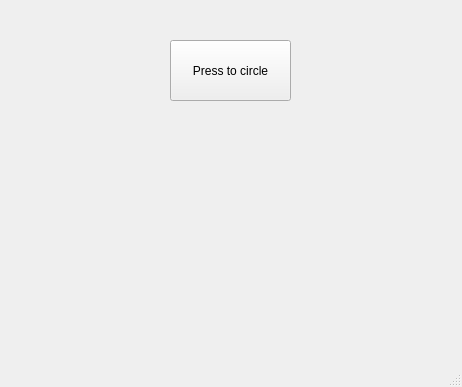
<?xml version="1.0" encoding="UTF-8"?>
<ui version="4.0">
 <class>mainWindow</class>
 <widget class="QMainWindow" name="mainWindow">
  <property name="geometry">
   <rect>
    <x>0</x>
    <y>0</y>
    <width>462</width>
    <height>387</height>
   </rect>
  </property>
  <property name="windowTitle">
   <string>Жёлтые круги</string>
  </property>
  <widget class="QWidget" name="centralwidget">
   <widget class="QPushButton" name="btn">
    <property name="geometry">
     <rect>
      <x>170</x>
      <y>40</y>
      <width>121</width>
      <height>61</height>
     </rect>
    </property>
    <property name="text">
     <string>Press to circle</string>
    </property>
   </widget>
  </widget>
  <widget class="QMenuBar" name="menubar">
   <property name="geometry">
    <rect>
     <x>0</x>
     <y>0</y>
     <width>462</width>
     <height>21</height>
    </rect>
   </property>
  </widget>
  <widget class="QStatusBar" name="statusbar"/>
 </widget>
 <resources/>
 <connections/>
</ui>
